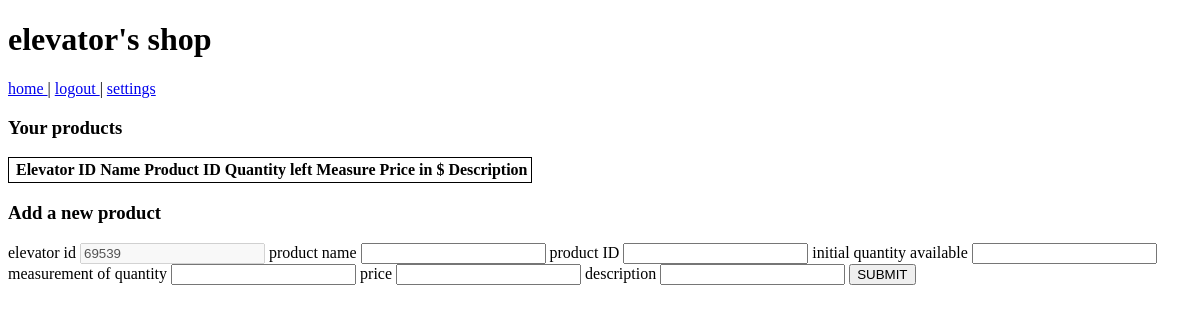
/manage-shop (signed in), run on an earlier commit of the app's database.
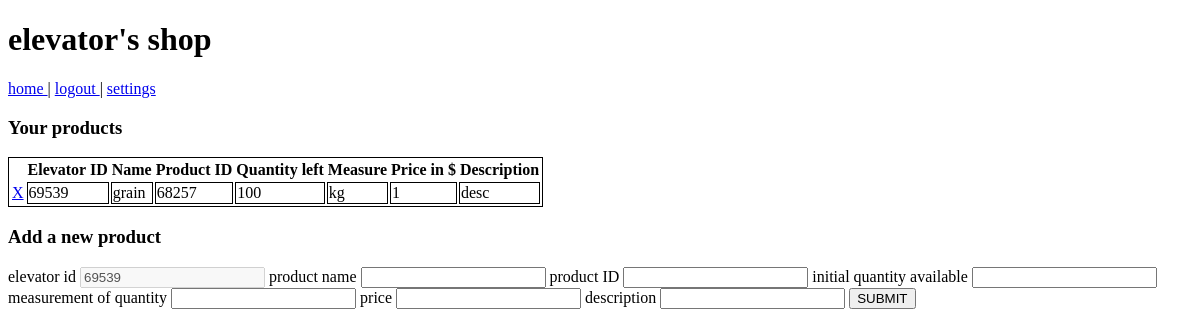
And on a later commit of the database.
### tables this page shows
CREATE TABLE products(elevator_id int, name text, product_id int, quantity_available int, measure varchar(255), price int, description text);

### app.py (the view)
@app.route('/manage-shop')
def manage_shop():
    if 'username' in session:
        if session["elevator"] == True:
            id=session['user_id']
            result = getProductList(id)
            return render_template('manage-shop.html', username=session['username'], products=result, user_id=id)
    else:
        return redirect("/home", code=302)

### app.py (called while the page is built)
def getProductList(id):
    con = lite.connect('base.db')
    cur = con.cursor()
    cur.execute(f"SELECT * from products WHERE elevator_id='{id}';")
    result = cur.fetchall()
    if not result:
        result = []
    else:
        result = ['' if x is None else x for x in result]
    cur.close()
    return result

### templates/manage-shop.html (shortened to what this page needs)
<!doctype html>
<h1>{{username}}'s shop</h1>
<nav>
  <a href="/home">home </a>|
  <a href="/logout">logout </a>|
  <a href="/settings-farmer">settings</a>
</nav>
<h3>Your products</h3>
<table style="border: 1px solid;">
  <thead>
    <tr>
      <th></th>
      <th>Elevator ID</th>
      <th>Name</th>
      <th>Product ID</th>
      <th>Quantity left</th>
      <th>Measure</th>
      <th>Price in $</th>
      <th>Description</th>
    </tr>
  </thead>
  {% for product in products %}
    <tr>
      <td><a href="{{ url_for('delete_product', elevator_id = user_id, product_id = product[2])}}">X</a></td>
      {% for i in product %}
        <td style="border: 1px solid;">{{i}}</td>
      {% endfor %}
    </tr>
  {% endfor %}
</table>
<h3>Add a new product</h3>
<form action="/add-product" method="post">
  <label>elevator id</label>
  <input type="number" name="elevator_id" value={{user_id}} disabled>
  <label>product name</label>
  <input type="text" name="product_name">
  <label>product ID</label>
  <input type="number" name="product_id">
  <label>initial quantity available</label>
  <input type="text" name="quantity_available">
  <label>measurement of quantity</label>
  <input type="text" name="measure">
  <label>price</label>
  <input type="number" name="price">
  <label>description</label>
  <input type="text" name="description"></input>
  <button type="submit">SUBMIT</button>
</form>

What changed in the data, as far as the page shows it:
added products: elevator "69539", name "grain", product "68257", product "100" "1", measure "kg", description "desc"
